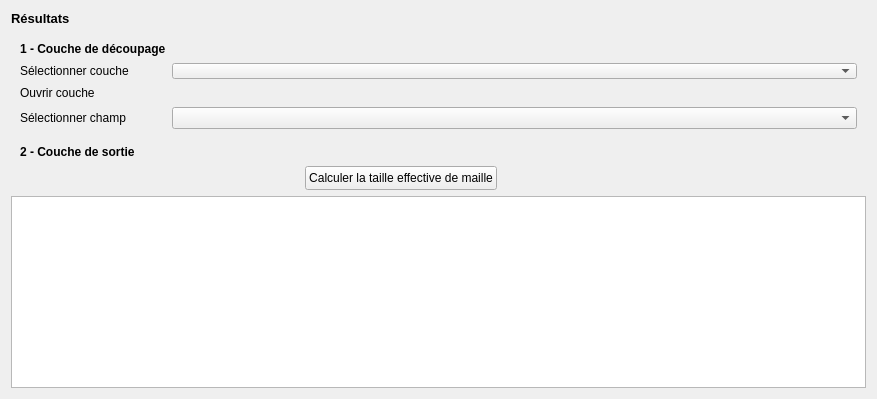
             <widget class="QWidget" name="fusionTab">
              <attribute name="title">
               <string>4 - Résultats</string>
              </attribute>
              <layout class="QGridLayout" name="gridLayout_9">
               <item row="0" column="0">
                <widget class="QLabel" name="label_8">
                 <property name="sizePolicy">
                  <sizepolicy hsizetype="Expanding" vsizetype="Preferred">
                   <horstretch>0</horstretch>
                   <verstretch>0</verstretch>
                  </sizepolicy>
                 </property>
                 <property name="font">
                  <font>
                   <pointsize>10</pointsize>
                   <weight>75</weight>
                   <bold>true</bold>
                  </font>
                 </property>
                 <property name="text">
                  <string>Résultats</string>
                 </property>
                </widget>
               </item>
               <item row="1" column="0" colspan="3">
                <widget class="QFrame" name="selectionLayerFrame_4">
                 <property name="sizePolicy">
                  <sizepolicy hsizetype="Expanding" vsizetype="Preferred">
                   <horstretch>0</horstretch>
                   <verstretch>0</verstretch>
                  </sizepolicy>
                 </property>
                 <property name="minimumSize">
                  <size>
                   <width>200</width>
                   <height>65</height>
                  </size>
                 </property>
                 <property name="frameShape">
                  <enum>QFrame::NoFrame</enum>
                 </property>
                 <property name="frameShadow">
                  <enum>QFrame::Raised</enum>
                 </property>
                 <layout class="QGridLayout" name="gridLayout_8">
                  <item row="0" column="0">
                   <widget class="QLabel" name="selectionLayerLabel_5">
                    <property name="sizePolicy">
                     <sizepolicy hsizetype="Fixed" vsizetype="Fixed">
                      <horstretch>0</horstretch>
                      <verstretch>0</verstretch>
                     </sizepolicy>
                    </property>
                    <property name="minimumSize">
                     <size>
                      <width>0</width>
                      <height>16</height>
                     </size>
                    </property>
                    <property name="font">
                     <font>
                      <weight>75</weight>
                      <bold>true</bold>
                     </font>
                    </property>
                    <property name="text">
                     <string>1 - Couche de découpage</string>
                    </property>
                   </widget>
                  </item>
                  <item row="1" column="0">
                   <widget class="QLabel" name="selectionLayerLabel_10">
                    <property name="sizePolicy">
                     <sizepolicy hsizetype="Fixed" vsizetype="Minimum">
                      <horstretch>0</horstretch>
                      <verstretch>0</verstretch>
                     </sizepolicy>
                    </property>
                    <property name="minimumSize">
                     <size>
                      <width>138</width>
                      <height>16</height>
                     </size>
                    </property>
                    <property name="layoutDirection">
                     <enum>Qt::LeftToRight</enum>
                    </property>
                    <property name="text">
                     <string>Sélectionner couche</string>
                    </property>
                   </widget>
                  </item>
                  <item row="1" column="1">
                   <widget class="QgsMapLayerComboBox" name="reportingLayerCombo">
                    <property name="sizePolicy">
                     <sizepolicy hsizetype="Expanding" vsizetype="Fixed">
                      <horstretch>0</horstretch>
                      <verstretch>0</verstretch>
                     </sizepolicy>
                    </property>
                    <property name="minimumSize">
                     <size>
                      <width>60</width>
                      <height>13</height>
                     </size>
                    </property>
                    <property name="maximumSize">
                     <size>
                      <width>16777215</width>
                      <height>16</height>
                     </size>
                    </property>
                   </widget>
                  </item>
                  <item row="2" column="0">
                   <widget class="QLabel" name="selectionOpenLayerLabel_4">
                    <property name="sizePolicy">
                     <sizepolicy hsizetype="Fixed" vsizetype="Fixed">
                      <horstretch>0</horstretch>
                      <verstretch>0</verstretch>
                     </sizepolicy>
                    </property>
                    <property name="minimumSize">
                     <size>
                      <width>67</width>
                      <height>16</height>
                     </size>
                    </property>
                    <property name="text">
                     <string>Ouvrir couche</string>
                    </property>
                   </widget>
                  </item>
                  <item row="2" column="1">
                   <widget class="QgsFileWidget" name="reportingLayer">
                    <property name="sizePolicy">
                     <sizepolicy hsizetype="Expanding" vsizetype="Fixed">
                      <horstretch>0</horstretch>
                      <verstretch>0</verstretch>
                     </sizepolicy>
                    </property>
                    <property name="minimumSize">
                     <size>
                      <width>100</width>
                      <height>13</height>
                     </size>
                    </property>
                    <property name="maximumSize">
                     <size>
                      <width>16777215</width>
                      <height>16</height>
                     </size>
                    </property>
                   </widget>
                  </item>
                  <item row="3" column="0">
                   <widget class="QLabel" name="selectionOpenLayerLabel_5">
                    <property name="sizePolicy">
                     <sizepolicy hsizetype="Fixed" vsizetype="Fixed">
                      <horstretch>0</horstretch>
                      <verstretch>0</verstretch>
                     </sizepolicy>
                    </property>
                    <property name="minimumSize">
                     <size>
                      <width>67</width>
                      <height>16</height>
                     </size>
                    </property>
                    <property name="text">
                     <string>Sélectionner champ</string>
                    </property>
                   </widget>
                  </item>
                  <item row="3" column="1">
                   <widget class="QgsFieldComboBox" name="reportingField"/>
                  </item>
                 </layout>
                </widget>
               </item>
               <item row="2" column="0" colspan="2">
                <widget class="QFrame" name="selectionLayerFrame_5">
                 <property name="sizePolicy">
                  <sizepolicy hsizetype="Expanding" vsizetype="Preferred">
                   <horstretch>0</horstretch>
                   <verstretch>0</verstretch>
                  </sizepolicy>
                 </property>
                 <property name="minimumSize">
                  <size>
                   <width>200</width>
                   <height>16</height>
                  </size>
                 </property>
                 <property name="frameShape">
                  <enum>QFrame::NoFrame</enum>
                 </property>
                 <property name="frameShadow">
                  <enum>QFrame::Raised</enum>
                 </property>
                 <layout class="QHBoxLayout" name="horizontalLayout">
                  <property name="topMargin">
                   <number>0</number>
                  </property>
                  <property name="bottomMargin">
                   <number>0</number>
                  </property>
                  <item>
                   <widget class="QLabel" name="selectionLayerLabel_11">
                    <property name="sizePolicy">
                     <sizepolicy hsizetype="Fixed" vsizetype="Fixed">
                      <horstretch>0</horstretch>
                      <verstretch>0</verstretch>
                     </sizepolicy>
                    </property>
                    <property name="minimumSize">
                     <size>
                      <width>141</width>
                      <height>16</height>
                     </size>
                    </property>
                    <property name="font">
                     <font>
                      <weight>75</weight>
                      <bold>true</bold>
                     </font>
                    </property>
                    <property name="text">
                     <string>2 - Couche de sortie</string>
                    </property>
                   </widget>
                  </item>
                  <item>
                   <widget class="QgsFileWidget" name="resultsOutLayer">
                    <property name="sizePolicy">
                     <sizepolicy hsizetype="Expanding" vsizetype="Fixed">
                      <horstretch>0</horstretch>
                      <verstretch>0</verstretch>
                     </sizepolicy>
                    </property>
                    <property name="minimumSize">
                     <size>
                      <width>100</width>
                      <height>13</height>
                     </size>
                    </property>
                    <property name="maximumSize">
                     <size>
                      <width>16777215</width>
                      <height>16</height>
                     </size>
                    </property>
                   </widget>
                  </item>
                 </layout>
                </widget>
               </item>
               <item row="3" column="0">
                <spacer name="horizontalSpacer_3">
                 <property name="orientation">
                  <enum>Qt::Horizontal</enum>
                 </property>
                 <property name="sizeHint" stdset="0">
                  <size>
                   <width>288</width>
                   <height>20</height>
                  </size>
                 </property>
                </spacer>
               </item>
               <item row="3" column="1">
                <widget class="QPushButton" name="resultsRun">
                 <property name="sizePolicy">
                  <sizepolicy hsizetype="Fixed" vsizetype="Fixed">
                   <horstretch>0</horstretch>
                   <verstretch>0</verstretch>
                  </sizepolicy>
                 </property>
                 <property name="minimumSize">
                  <size>
                   <width>0</width>
                   <height>24</height>
                  </size>
                 </property>
                 <property name="maximumSize">
                  <size>
                   <width>16777215</width>
                   <height>24</height>
                  </size>
                 </property>
                 <property name="layoutDirection">
                  <enum>Qt::LeftToRight</enum>
                 </property>
                 <property name="text">
                  <string>Calculer la taille effective de maille</string>
                 </property>
                 <property name="icon">
                  <iconset resource="../BioDispersal/resources.qrc">
                   <normaloff>:/plugins/eco_cont/icons/play.svg</normaloff>:/plugins/eco_cont/icons/play.svg</iconset>
                 </property>
                </widget>
               </item>
               <item row="3" column="2">
                <spacer name="horizontalSpacer">
                 <property name="orientation">
                  <enum>Qt::Horizontal</enum>
                 </property>
                 <property name="sizeHint" stdset="0">
                  <size>
                   <width>363</width>
                   <height>20</height>
                  </size>
                 </property>
                </spacer>
               </item>
               <item row="4" column="0" colspan="3">
                <widget class="QTableView" name="resultsView"/>
               </item>
              </layout>
             </widget>
